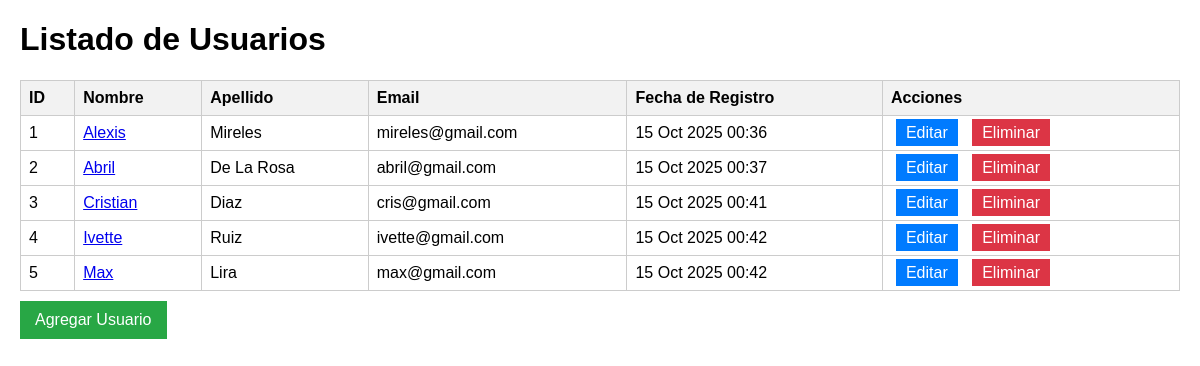
The page / on the database its author committed.
### app_usuario/models.py (models this page shows, shortened)
class Usuario(models.Model):
    id_usuario = models.AutoField(primary_key=True)
    nombre = models.CharField(max_length=100)
    apellido = models.CharField(max_length=100)
    email = models.EmailField(unique=True)
    contrasena = models.CharField(max_length=128)
    fecha_registro = models.DateTimeField(auto_now_add=True)

### app_usuario/views.py (the view)
# urls.py: path('', views.listar_usuarios, name='listar_usuarios'),
def listar_usuarios(request):
    usuarios = Usuario.objects.all()
    return render(request, 'listar_usuarios.html', {'usuarios': usuarios})

### app_usuario/templates/listar_usuarios.html (shortened to what this page needs)
<!DOCTYPE html>
<html lang="es">
<head>
</head>
<body>
    <h1>Listado de Usuarios</h1>
    <table>
        <thead>
            <tr>
                <th>ID</th>
                <th>Nombre</th>
                <th>Apellido</th>
                <th>Email</th>
                <th>Fecha de Registro</th>
                <th>Acciones</th>
            </tr>
        </thead>
        <tbody>
            {% for usuario in usuarios %}
            <tr>
                <td>{{ usuario.id_usuario }}</td>
                <td><a href="{% url 'detalle_usuario' usuario.id_usuario %}">{{ usuario.nombre }}</a></td>
                <td>{{ usuario.apellido }}</td>
                <td>{{ usuario.email }}</td>
                <td>{{ usuario.fecha_registro|date:"d M Y H:i" }}</td>
                <td>
                    <a href="{% url 'editar_usuario' usuario.id_usuario %}" class="btn editar">Editar</a>
                    <a href="{% url 'eliminar_usuario' usuario.id_usuario %}" class="btn eliminar">Eliminar</a>
                </td>
            </tr>
            {% empty %}
            <tr>
                <td colspan="6">No hay usuarios registrados.</td>
            </tr>
            {% endfor %}
        </tbody>
    </table>
    <a href="{% url 'agregar_usuario' %}" class="btn agregar">Agregar Usuario</a>
</body>
</html>

### app_usuario/templates/listar_usuarios.html (style rules this page uses)
body { font-family: Arial, sans-serif; margin: 20px; }
table { width: 100%; border-collapse: collapse; margin-top: 20px; }
th, td { border: 1px solid #ccc; padding: 8px; text-align: left; }
th { background-color: #f2f2f2; }
.btn { margin: 5px; padding: 5px 10px; text-decoration: none; color: white; }
.editar { background-color: #007BFF; }
.eliminar { background-color: #DC3545; }
.agregar { background-color: #28A745; display: inline-block; margin: 10px 0; padding: 10px 15px; color: white; text-decoration: none; }

### rows shown on the page
Usuario: id_usuario "1", nombre "Alexis", apellido "Mireles", email "mireles@gmail.com", fecha_registro "15 Oct 2025 00:36"
Usuario: id_usuario "2", nombre "Abril", apellido "De La Rosa", email "abril@gmail.com", fecha_registro "15 Oct 2025 00:37"
Usuario: id_usuario "3", nombre "Cristian", apellido "Diaz", email "cris@gmail.com", fecha_registro "15 Oct 2025 00:41"
Usuario: id_usuario "4", nombre "Ivette", apellido "Ruiz", email "ivette@gmail.com", fecha_registro "15 Oct 2025 00:42"
Usuario: id_usuario "5", nombre "Max", apellido "Lira", email "max@gmail.com", fecha_registro "15 Oct 2025 00:42"
